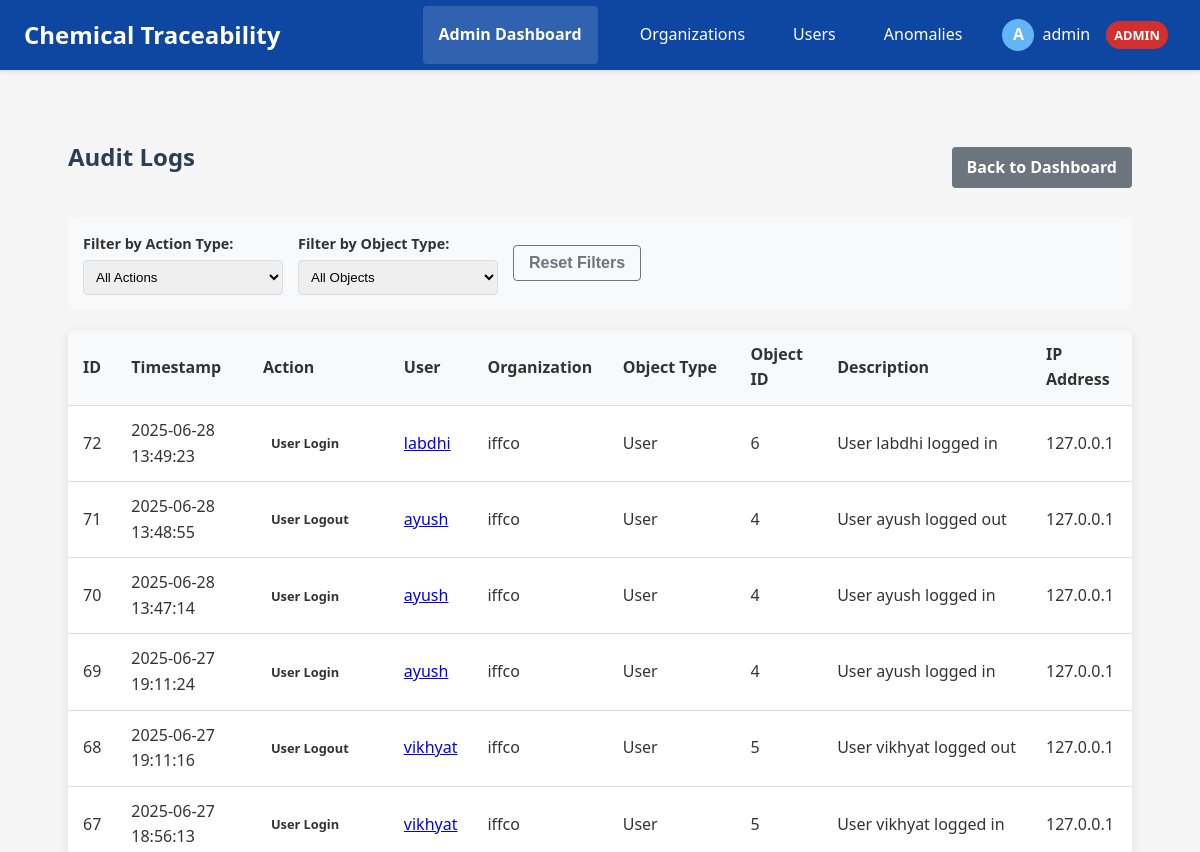
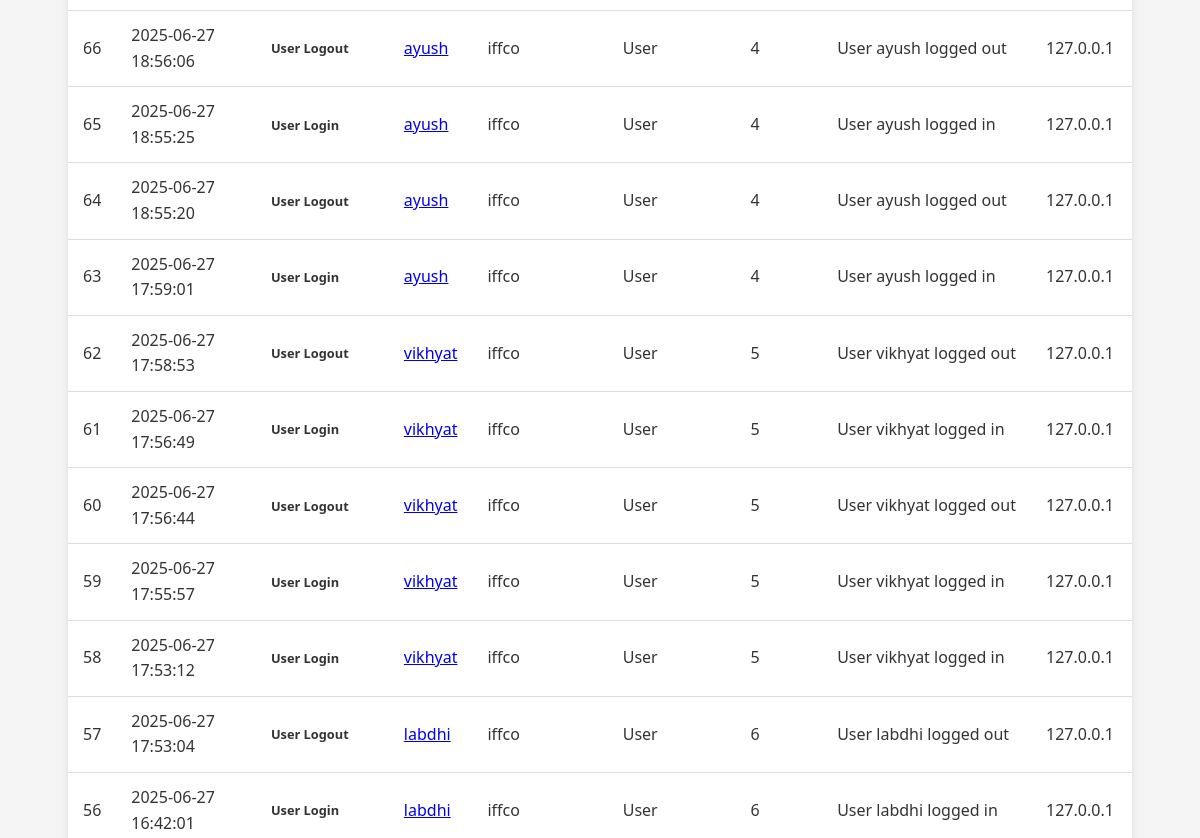
Before: /admin/audit-logs (signed in, upper part) with the older database file (2 pictures, top to bottom).
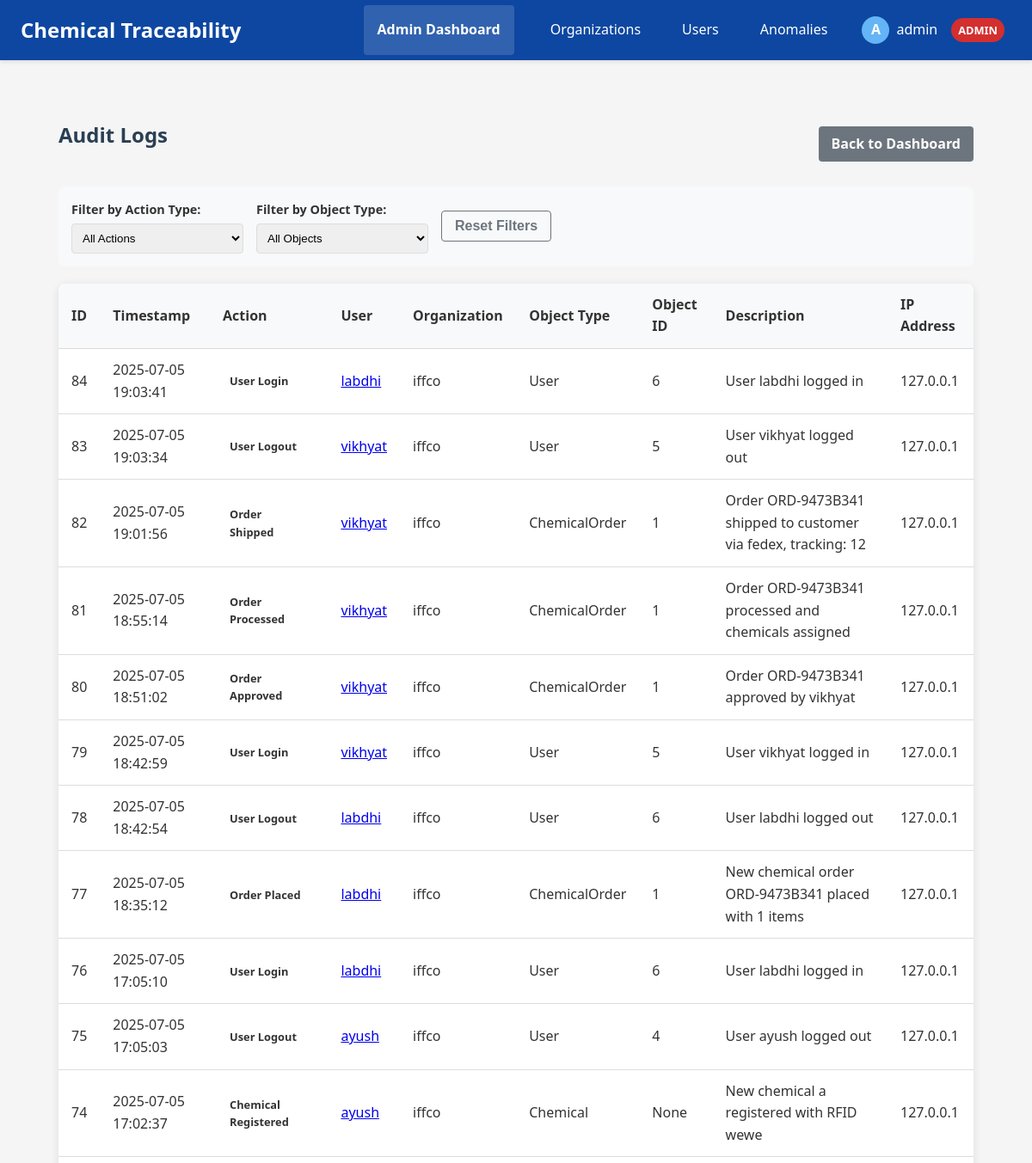
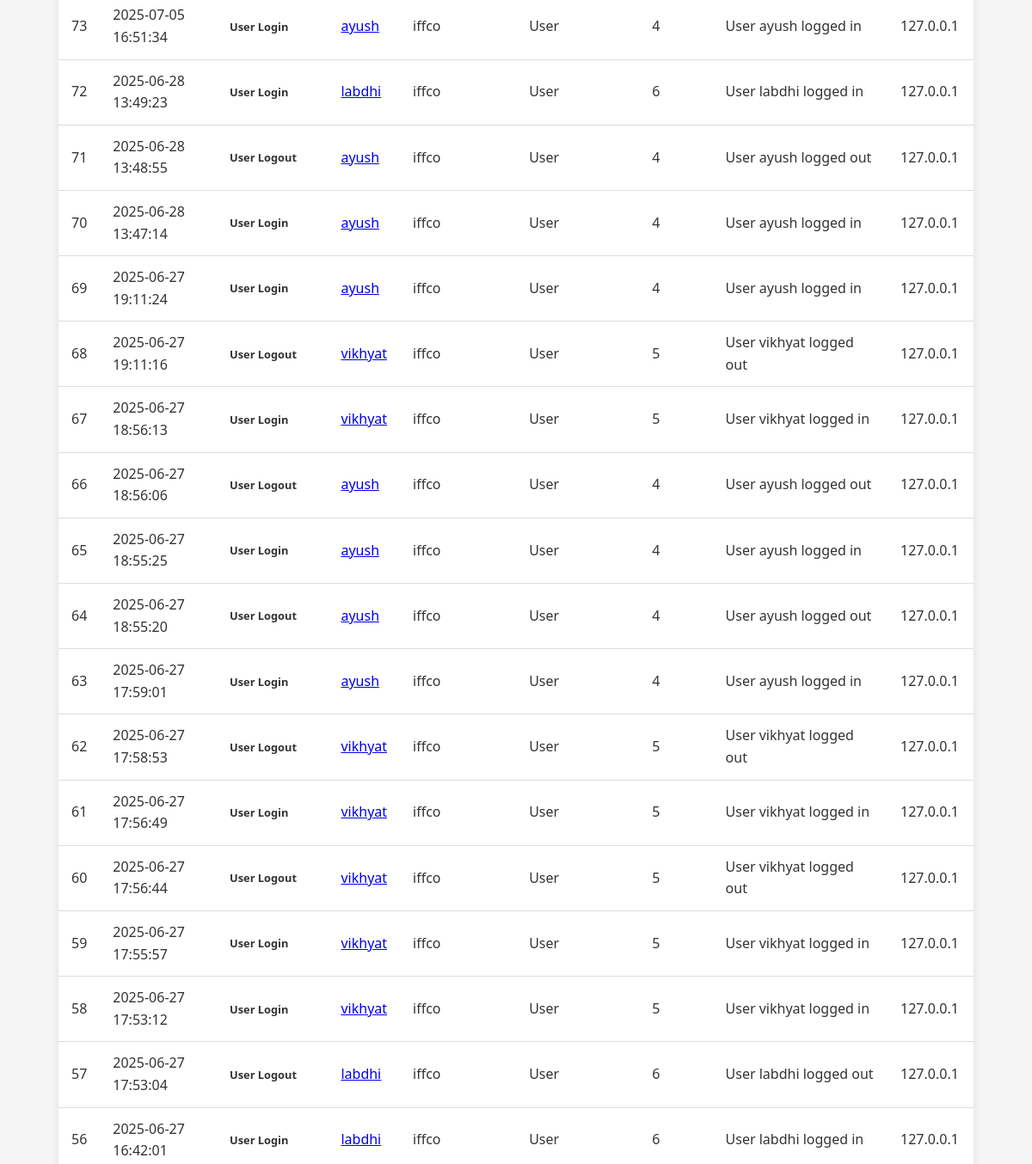
After: the same page with the newer database file (2 pictures, top to bottom).
### app/models.py (models this page shows, shortened)
class AuditLog(db.Model):
    id = db.Column(db.Integer, primary_key=True)
    action_type = db.Column(db.String(50), nullable=False)  # e.g., 'chemical_registration', 'movement_log', etc.
    timestamp = db.Column(db.DateTime, default=datetime.utcnow)
    user_id = db.Column(db.Integer, db.ForeignKey('user.id'), nullable=False)
    organization_id = db.Column(db.Integer, db.ForeignKey('organization.id'), nullable=False)
    object_type = db.Column(db.String(50), nullable=False)  # Model name affected
    object_id = db.Column(db.Integer, nullable=True)       # Primary key of affected record
    description = db.Column(db.Text, nullable=False)
    ip_address = db.Column(db.String(50), nullable=True)
    success = db.Column(db.Boolean, default=True)          # Was the action successful?
    additional_data = db.Column(db.Text, nullable=True)     # JSON string for additional context
    user = db.relationship('User', backref='audit_logs')
    organization = db.relationship('Organization', backref='audit_logs')

class User(UserMixin, db.Model):
    id = db.Column(db.Integer, primary_key=True)
    username = db.Column(db.String(80), unique=True, nullable=False)
    email = db.Column(db.String(120), unique=True, nullable=False)
    password_hash = db.Column(db.String(128), nullable=False)
    first_name = db.Column(db.String(50), nullable=True)
    last_name = db.Column(db.String(50), nullable=True)
    role = db.Column(db.Enum(RoleType), nullable=False)
    active = db.Column(db.Boolean, default=True)
    created_at = db.Column(db.DateTime, default=datetime.utcnow)
    last_login = db.Column(db.DateTime, nullable=True)
    organization_id = db.Column(db.Integer, db.ForeignKey('organization.id'))
    is_admin = db.Column(db.Boolean, default=False)

class Organization(db.Model):
    id = db.Column(db.Integer, primary_key=True)
    name = db.Column(db.String(100), nullable=False)
    email_domain = db.Column(db.String(100), nullable=False, unique=True)
    description = db.Column(db.Text, nullable=True)
    created_at = db.Column(db.DateTime, default=datetime.utcnow)
    active = db.Column(db.Boolean, default=True)
    can_manufacture = db.Column(db.Boolean, default=False)
    can_distribute = db.Column(db.Boolean, default=False)
    can_receive = db.Column(db.Boolean, default=False)
    users = db.relationship('User', backref='organization', lazy=True)

### app/routes/admin.py (the view)
    @login_required
    def decorated_function(*args, **kwargs):
        if not current_user.is_admin:
            flash('You do not have permission to access this page.', 'error')
            return redirect(url_for('dashboard_bp.dashboard'))
        return f(*args, **kwargs)

### app/routes/admin.py (called while the page is built)
def admin_required(f):
    @login_required
    def decorated_function(*args, **kwargs):
        if not current_user.is_admin:
            flash('You do not have permission to access this page.', 'error')
            return redirect(url_for('dashboard_bp.dashboard'))
        return f(*args, **kwargs)
    decorated_function.__name__ = f.__name__
    return decorated_function

@admin_bp.route('/audit-logs')
@admin_required
def audit_logs():
    logs = AuditLog.query.order_by(AuditLog.timestamp.desc()).limit(100).all()
    return render_template('admin/audit_logs.html', logs=logs)

### app/templates/admin/audit_logs.html (shortened to what this page needs)
{% extends "base.html" %}
{% block content %}
<div class="admin-content">
  <div class="header-with-actions">
    <h2>Audit Logs</h2>
    <div class="action-buttons">
      <a href="{{ url_for('admin_bp.admin_dashboard') }}" class="btn btn-secondary">Back to Dashboard</a>
    </div>
  </div>
  <div class="filter-section">
    <div class="filter-group">
      <label>Filter by Action Type:</label>
      <select id="actionFilter" onchange="filterLogs()">
        <option value="all">All Actions</option>
      </select>
    </div>
    <div class="filter-group">
      <label>Filter by Object Type:</label>
      <select id="objectFilter" onchange="filterLogs()">
        <option value="all">All Objects</option>
      </select>
    </div>
    <button class="btn btn-outline-secondary" onclick="resetFilters()">Reset Filters</button>
  </div>
  <div class="logs-container">
    <table class="table">
      <thead>
        <tr>
          <th>ID</th>
          <th>Timestamp</th>
          <th>Action</th>
          <th>User</th>
          <th>Organization</th>
          <th>Object Type</th>
          <th>Object ID</th>
          <th>Description</th>
          <th>IP Address</th>
        </tr>
      </thead>
      <tbody id="logsTableBody">
        {% for log in logs %}
        <tr data-action="{{ log.action_type }}" data-object="{{ log.object_type }}">
          <td>{{ log.id }}</td>
          <td>{{ log.timestamp.strftime('%Y-%m-%d %H:%M:%S') }}</td>
          <td>
            <span class="action-badge {{ log.action_type }}">
              {{ log.action_type|replace('_', ' ')|title }}
            </span>
          </td>
          <td>
            {% if log.user %}
              <a href="{{ url_for('auth.view_profile', username=log.user.username) }}">{{ log.user.username }}</a>
            {% else %}
              System
            {% endif %}
          </td>
          <td>
            {% if log.organization %}
              {{ log.organization.name }}
            {% else %}
              -
            {% endif %}
          </td>
          <td>{{ log.object_type }}</td>
          <td>{{ log.object_id }}</td>
          <td>{{ log.description }}</td>
          <td>{{ log.ip_address }}</td>
        </tr>
        {% endfor %}
      </tbody>
    </table>
  </div>
</div>
{% endblock %}

Changed rows visible on the page:
added AuditLog: id "84", timestamp "2025-07-05 19:03:41", action_type "User Login", user.username "labdhi", organization.name "iffco", object_type "User", object_id "6", description "User labdhi logged in", ip_address "127.0.0.1"
added AuditLog: id "83", timestamp "2025-07-05 19:03:34", action_type "User Logout", user.username "vikhyat", organization.name "iffco", object_type "User", object_id "5", description "User vikhyat logged out", ip_address "127.0.0.1"
added AuditLog: id "82", timestamp "2025-07-05 19:01:56", action_type "Order Shipped", user.username "vikhyat", organization.name "iffco", object_type "ChemicalOrder", object_id "1", description "Order ORD-9473B341 shipped to customer via fedex, tracking: 12", ip_address "127.0.0.1"
added AuditLog: id "81", timestamp "2025-07-05 18:55:14", action_type "Order Processed", user.username "vikhyat", organization.name "iffco", object_type "ChemicalOrder", object_id "1", description "Order ORD-9473B341 processed and chemicals assigned", ip_address "127.0.0.1"
added AuditLog: id "80", timestamp "2025-07-05 18:51:02", action_type "Order Approved", user.username "vikhyat", organization.name "iffco", object_type "ChemicalOrder", object_id "1", description "Order ORD-9473B341 approved by vikhyat", ip_address "127.0.0.1"
added AuditLog: id "79", timestamp "2025-07-05 18:42:59", action_type "User Login", user.username "vikhyat", organization.name "iffco", object_type "User", object_id "5", description "User vikhyat logged in", ip_address "127.0.0.1"
added AuditLog: id "78", timestamp "2025-07-05 18:42:54", action_type "User Logout", user.username "labdhi", organization.name "iffco", object_type "User", object_id "6", description "User labdhi logged out", ip_address "127.0.0.1"
added AuditLog: id "77", timestamp "2025-07-05 18:35:12", action_type "Order Placed", user.username "labdhi", organization.name "iffco", object_type "ChemicalOrder", object_id "1", description "New chemical order ORD-9473B341 placed with 1 items", ip_address "127.0.0.1"
added AuditLog: id "76", timestamp "2025-07-05 17:05:10", action_type "User Login", user.username "labdhi", organization.name "iffco", object_type "User", object_id "6", description "User labdhi logged in", ip_address "127.0.0.1"
added AuditLog: id "75", timestamp "2025-07-05 17:05:03", action_type "User Logout", user.username "ayush", organization.name "iffco", object_type "User", object_id "4", description "User ayush logged out", ip_address "127.0.0.1"
added AuditLog: id "74", timestamp "2025-07-05 17:02:37", action_type "Chemical Registered", user.username "ayush", organization.name "iffco", object_type "Chemical", object_id "None", description "New chemical a registered with RFID wewe", ip_address "127.0.0.1"
added AuditLog: id "73", timestamp "2025-07-05 16:51:34", action_type "User Login", user.username "ayush", organization.name "iffco", object_type "User", object_id "4", description "User ayush logged in", ip_address "127.0.0.1"
